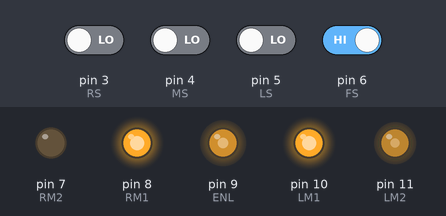
The sketch below on a simulated Arduino Uno, built with avr-gcc and run on an emulated ATmega328P. On the bench: output pins drawn as LEDs (lit = HIGH). Inputs (shaded band) come from the test bench; at power-on: pin 6 (FS) HIGH, pin 3 (RS), pin 4 (MS), pin 5 (LS) LOW.

Above: at 1.2 s.
1.3 s: pin 3 (RS) driven HIGH
At 1.8 s:
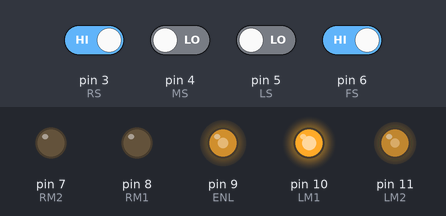
2.8 s: pin 5 (LS) driven HIGH
At 3.4 s:
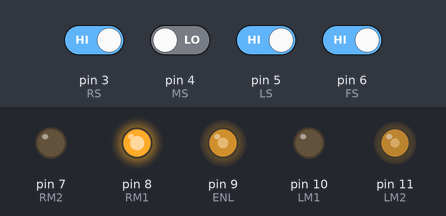
4.3 s: pin 4 (MS) driven HIGH
At 5.2 s:
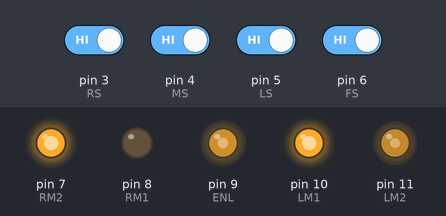
5.8 s: pin 6 (FS) driven LOW
At 6.9 s:
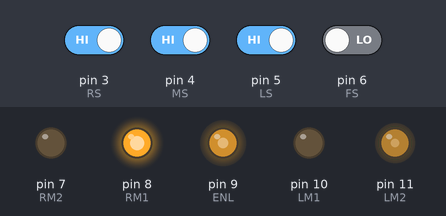
7.3 s: pin 3 (RS) driven LOW and pin 5 (LS) driven LOW
At 7.7 s:
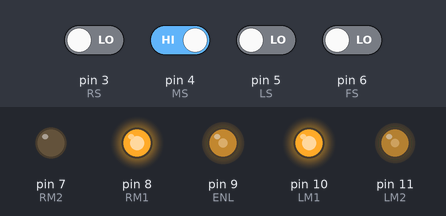
8.8 s: pin 4 (MS) driven LOW
At 10.1 s:
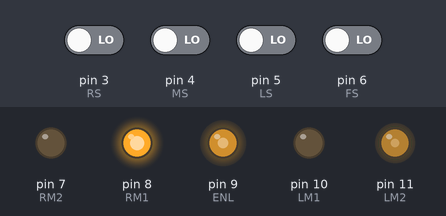
Timing chart, 0 to 11.3 s (numbered marks = the images above; inputs shaded):
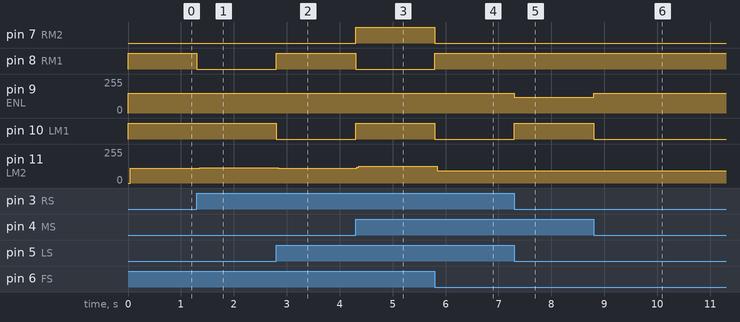

The sketch:

blackstp_ashish.ino
```cpp
int LS=5;
int FS=6;
int MS=4;
int RS=3;
int LM1=10;
int LM2=11;
int RM1=8;
int RM2=7;
int ENL=9;
int ENR=11;
//int

void setup() {
  pinMode(LS,INPUT);
  pinMode(RS,INPUT);
 pinMode(MS,INPUT);
 pinMode(FS,INPUT);
 pinMode(LM1,OUTPUT);
 pinMode(RM1,OUTPUT);
 pinMode(LM2,OUTPUT);
 pinMode(RM2,OUTPUT);
 pinMode(ENL,OUTPUT);
 pinMode(ENR,OUTPUT);
 //pinMode(MS,INPUT);
  // put your setup code here, to run once:

}
void left()
{
digitalWrite(LM1,LOW);
digitalWrite(RM1,HIGH);
digitalWrite(LM2,LOW);
digitalWrite(RM2,LOW);
}
void right()
{
digitalWrite(LM1,HIGH);
digitalWrite(RM1,LOW);
digitalWrite(LM2,LOW);
digitalWrite(RM2,LOW);
}
void Qleft()
{
digitalWrite(LM1,HIGH);
digitalWrite(RM1,LOW);
digitalWrite(LM2,LOW);
digitalWrite(RM2,HIGH);
}
void Qright()
{
digitalWrite(LM1,LOW);
digitalWrite(RM1,HIGH);
digitalWrite(LM2,HIGH);
digitalWrite(RM2,LOW);
}

void forward()
{
digitalWrite(LM1,HIGH);
digitalWrite(RM1,HIGH);
digitalWrite(LM2,LOW);
digitalWrite(RM2,LOW);
}
void loop() {

  //111
  if(digitalRead(LS)==1 &&digitalRead(MS)==1 && digitalRead(RS)==1 && digitalRead(FS)==0)
  {
    left();
    analogWrite(ENL,150);
    analogWrite(ENR,150);
  }
  //000
 else if(digitalRead(LS)==0 &&digitalRead(MS)==0 && digitalRead(RS)==0 && digitalRead(FS)==0)
  {
    left();
    analogWrite(ENL,150);
    analogWrite(ENR,150);
  }
  else if(digitalRead(LS)==0 &&digitalRead(MS)==0 && digitalRead(RS)==0 && digitalRead(FS)==1)
  {
    forward();
    analogWrite(ENL,150);
    analogWrite(ENR,150);
  }
  //110
  else if(digitalRead(LS)==1 &&digitalRead(MS)==1 && digitalRead(RS)==0)
  {
    left();
    analogWrite(ENL,150);
    analogWrite(ENR,150);
  }
  //101
  else if(digitalRead(LS)==1 &&digitalRead(MS)==0 && digitalRead(RS)==1)
  {
    left();
    analogWrite(ENL,150);
    analogWrite(ENR,150);
  }
  //011
  else if(digitalRead(LS)==0 &&digitalRead(MS)==1 && digitalRead(RS)==1)
  {
    right();
    analogWrite(ENL,150);
    analogWrite(ENR,150);
  }
  //001
  else if(digitalRead(LS)==0 &&digitalRead(MS)==0 && digitalRead(RS)==1)
  {
    right();
    analogWrite(ENL,150);
    analogWrite(ENR,150);
  }
  //100
  else if(digitalRead(LS)==1 &&digitalRead(MS)==0 && digitalRead(RS)==0)
  {
    left();
    analogWrite(ENL,150);
    analogWrite(ENR,150);
  }
  else if(digitalRead(LS)==1 &&digitalRead(MS)==1 && digitalRead(RS)==1 && digitalRead(FS)==1)
  {

    Qleft();
    analogWrite(ENL,150);
    analogWrite(ENR,150);

  }
  //010
  else if(digitalRead(LS)==0 && digitalRead(RS)==0)
  {
    forward();
    analogWrite(ENL,120);
    analogWrite(ENR,120);
  }


}
```

Measured:
- after the input at 1.3 s, pin 8 (RM1): HIGH → LOW at once; pin 11 (LM2): 110/255 → 116/255 after 0.06 s
- after the input at 2.8 s, pin 8 (RM1): LOW → HIGH at once; pin 10 (LM1): HIGH → LOW at once; pin 11 (LM2): 116/255 → 109/255 at once
- after the input at 4.3 s, pin 7 (RM2), pin 10 (LM1): LOW → HIGH at once; pin 8 (RM1): HIGH → LOW at once; pin 11 (LM2): 109/255 → 125/255 at once
- after the input at 5.8 s, pin 7 (RM2), pin 10 (LM1): HIGH → LOW at once; pin 8 (RM1): LOW → HIGH at once; pin 11 (LM2): 125/255 → 92/255 at once
- after the input at 7.3 s, pin 9 (ENL): 150/255 → 120/255 at once; pin 10 (LM1): LOW → HIGH at once
- after the input at 8.8 s, pin 9 (ENL): 120/255 → 150/255 at once; pin 10 (LM1): HIGH → LOW at once
